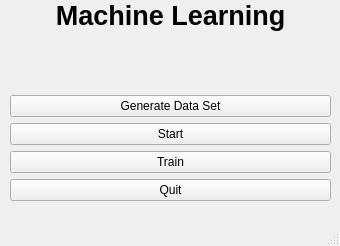
<?xml version="1.0" encoding="UTF-8"?>
<ui version="4.0">
 <class>MainWindow</class>
 <widget class="QMainWindow" name="MainWindow">
  <property name="geometry">
   <rect>
    <x>0</x>
    <y>0</y>
    <width>340</width>
    <height>246</height>
   </rect>
  </property>
  <property name="windowTitle">
   <string>MainWindow</string>
  </property>
  <widget class="QWidget" name="centralwidget">
   <widget class="QWidget" name="verticalLayoutWidget">
    <property name="geometry">
     <rect>
      <x>10</x>
      <y>0</y>
      <width>321</width>
      <height>201</height>
     </rect>
    </property>
    <layout class="QVBoxLayout" name="verticalLayout">
     <item>
      <widget class="QLabel" name="label">
       <property name="font">
        <font>
         <pointsize>20</pointsize>
         <bold>true</bold>
        </font>
       </property>
       <property name="text">
        <string>Machine Learning</string>
       </property>
       <property name="alignment">
        <set>Qt::AlignHCenter|Qt::AlignTop</set>
       </property>
      </widget>
     </item>
     <item>
      <widget class="QPushButton" name="generate">
       <property name="text">
        <string>Generate Data Set</string>
       </property>
      </widget>
     </item>
     <item>
      <widget class="QPushButton" name="startButton">
       <property name="text">
        <string>Start</string>
       </property>
      </widget>
     </item>
     <item>
      <widget class="QPushButton" name="trainButton">
       <property name="text">
        <string>Train</string>
       </property>
      </widget>
     </item>
     <item>
      <widget class="QPushButton" name="quitButton">
       <property name="text">
        <string>Quit</string>
       </property>
      </widget>
     </item>
    </layout>
   </widget>
  </widget>
  <widget class="QMenuBar" name="menubar">
   <property name="geometry">
    <rect>
     <x>0</x>
     <y>0</y>
     <width>340</width>
     <height>21</height>
    </rect>
   </property>
  </widget>
  <widget class="QStatusBar" name="statusbar"/>
 </widget>
 <resources/>
 <connections/>
</ui>
